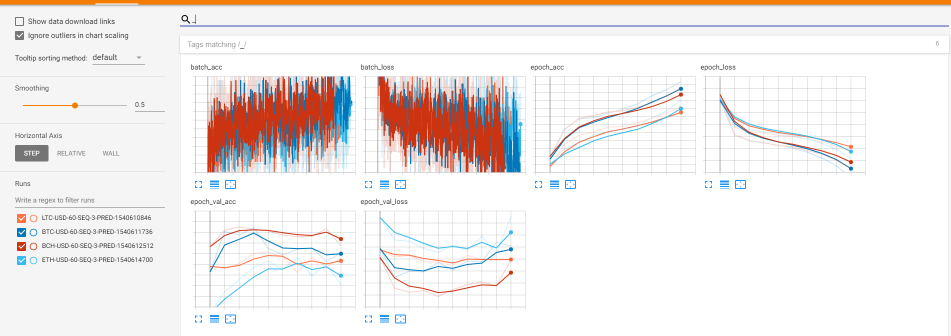
#> input picture DeepLearning/crypto_rnn_tensorboard.png, 1901 x 671 px (shown at 1/2 size)
$ python multi_scale_template.py --template ../DeepLearning/crypto_rnn_tensorboard.png --images ../DeepLearning
#> lines starting #> are read from the running program, lines starting #| are printed output that depends on the picture
# import the necessary modules
import numpy as np
import argparse
import imutils
import glob
import cv2

# construct the argument parser and parse the arguments
ap = argparse.ArgumentParser()
ap.add_argument("-t", "--template", required=True, help="Path to template image")
ap.add_argument("-i", "--images", required=True,
	help="Path to images where template will be matched")
ap.add_argument("-v", "--visulalize",
	help="Flag indicating whether or not to visulalize each iteration")
args = vars(ap.parse_args())

# load the image, convert it to grayscale, and detect edges
template = cv2.imread(args["template"])
#> template is the input picture: shape (671, 1901, 3); mean B, G, R 233.8, 235.2, 240.6
template = cv2.cvtColor(template, cv2.COLOR_BGR2GRAY)
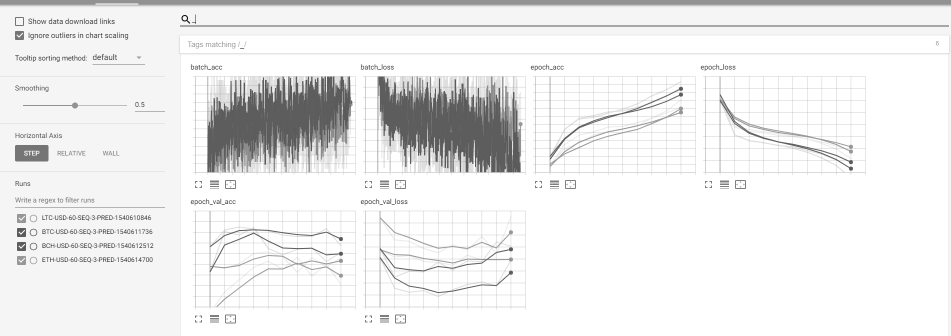
#> template: shape (671, 1901) (shown at 1/2 size); min 0, max 255, mean 236.7
template = cv2.Canny(template, 50, 200)
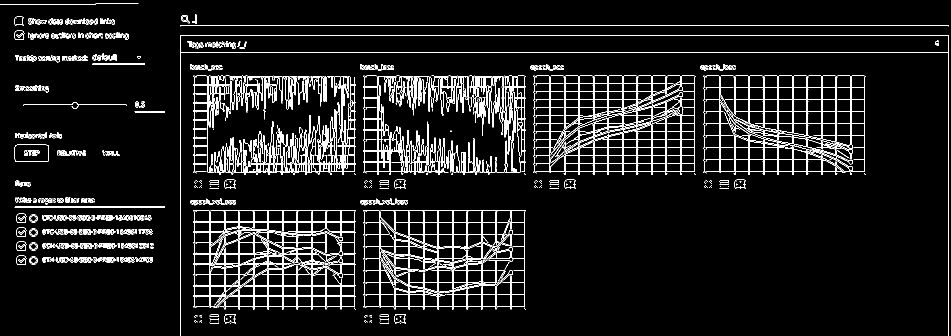
#> template: shape (671, 1901) (shown at 1/2 size); 6.7% white in thin lines or dots
(tH, tW) = template.shape[:2]
#> tH = 671; tW = 1901
cv2.imshow("Template", template)

# loop over the images to find the template in
for imagePath in glob.glob(args["images"] + "/*.png"):
	# load the image, convert it to grayscale, and initialize the
	# book keeping variable to keep track of the matched region
	image = cv2.imread(imagePath)
	gray = cv2.cvtColor(image, cv2.COLOR_BGR2GRAY)
	found = None

	# loop over the scales of the image
#> (the run stopped early here; a loop or call above may not have finished)
